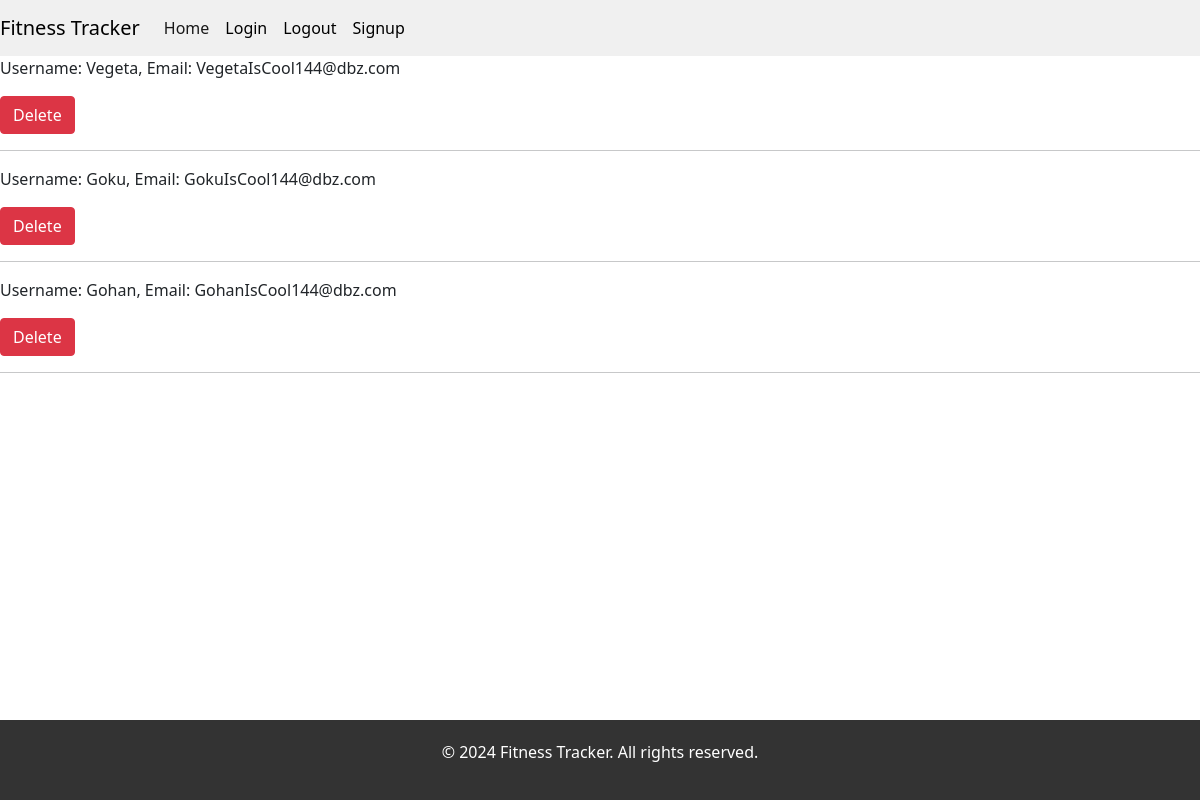
The app's page /view/, older data.
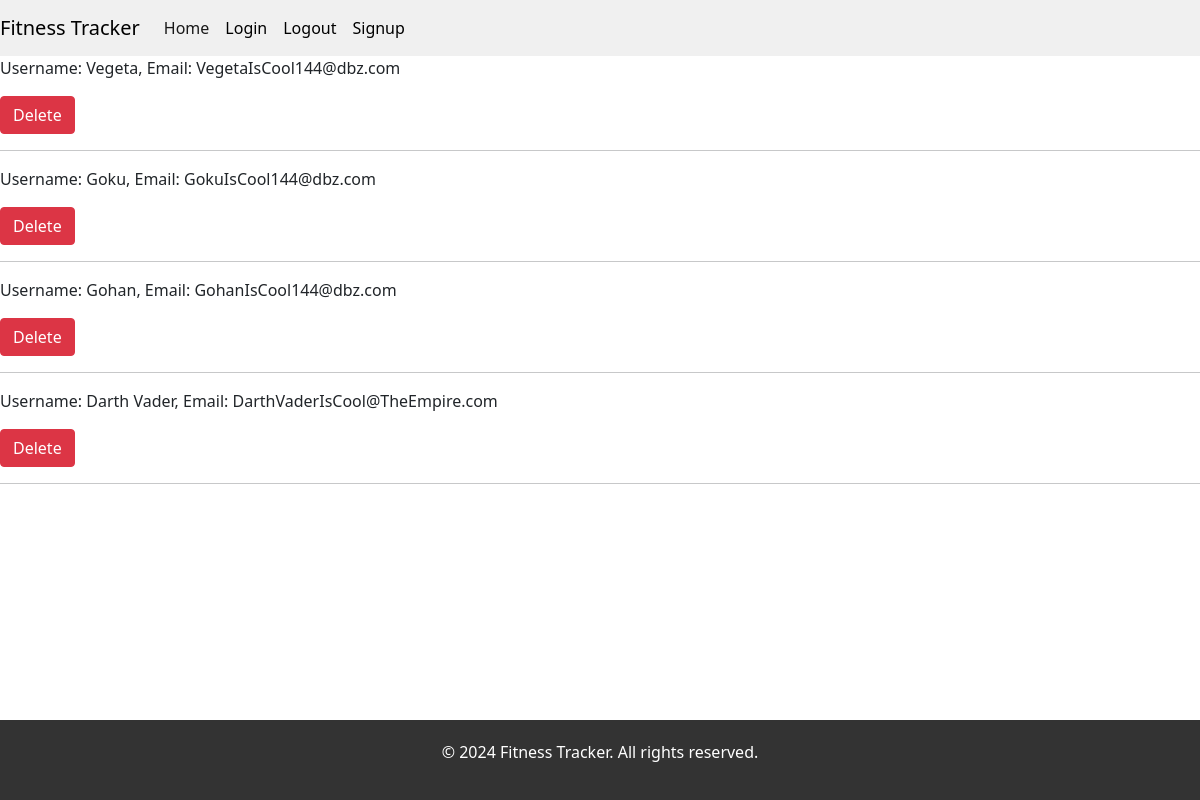
The same page, newer data.
### myApp/models.py (models this page shows, shortened)
class User(UserMixin, db.Model):
    __tablename__ = 'user'
    _id = db.Column(db.Integer, primary_key=True)           # Do I have to assign all these values to nullable equals false even though my html form doesnt allow them
    username = db.Column(db.String(100), nullable=False)    # -- to be null when submitted?
    email = db.Column(db.String(100), unique=True, nullable=False)
    password_hash = db.Column(db.String(128), nullable=False)
    exercises = db.relationship('Exercise', backref='user', lazy=True)

### myApp/blueprints/user/routes.py (the view)
@user_bp.route("/view/")
def view():
    users = User.query.all()
    return render_template("view.html", users=users)

### myApp/templates/view.html (shortened to what this page needs)
{% extends "base.html" %}
{% block content %}
    {% for user in users %}
        <p>Username: {{ user.username }}, Email: {{ user.email }}</p>
        <form action="{{ url_for('user_bp.delete_user', user_id=user._id) }}" method="post">
            <button type="submit" class="btn btn-danger">Delete</button>
        </form>
        <hr>
    {% endfor %}
{% endblock %}

### myApp/templates/base.html (shortened to what this page needs)
<!DOCTYPE html>
<html lang="en">
<head>
    <link href="https://cdn.jsdelivr.net/npm/bootstrap@5.1.3/dist/css/bootstrap.min.css" rel="stylesheet">
    <link rel="stylesheet" href="{{ url_for('static', filename='css/base.css') }}">
</head>
<body>
    <nav class="navbar navbar-expand-lg navbar-light bg-light">
        <div class="container-fluid">
          <a class="navbar-brand" href="#">Fitness Tracker</a>
          <div class="collapse navbar-collapse" id="navbarNav">
            <ul class="navbar-nav">
              <li class="nav-item">
                <a class="nav-link active" aria-current="page" href="/">Home</a>
              </li>
              <li class="nav-item">
                <a class="nav-link" href="/login">Login</a>
              </li>
              <li class="nav-item">
                <a class="nav-link" href="/logout">Logout</a>
              </li>
              <li class="nav-item">
                <a class="nav-link" href="/signup">Signup</a>
              </li>
            </ul>
          </div>
        </div>
    </nav>
    <div class="container-fluid">
        {% block content %}
        {% endblock %}
    </div>
    <footer>
        <p>&copy; 2024 Fitness Tracker. All rights reserved.</p>
    </footer>
</body>
</html>

### myApp/static/css/base.css (style rules this page uses)
html, body { margin: 0; padding: 0; }
.container-fluid { width: 100%; margin: 0; padding: 0; }
.navbar { background-color: #f0f0f0 !important; color: #ffffff; }
.navbar .navbar-brand { color: black; }
.navbar .navbar-nav .nav-link { color: black; }
footer { background-color: #333333; color: #ffffff; text-align: center; padding: 20px 0; position: fixed; bottom: 0; width: 100%; }

Row changes from the older to the newer data that the page shows:
added User: username "Darth Vader", email "DarthVaderIsCool@TheEmpire.com"
